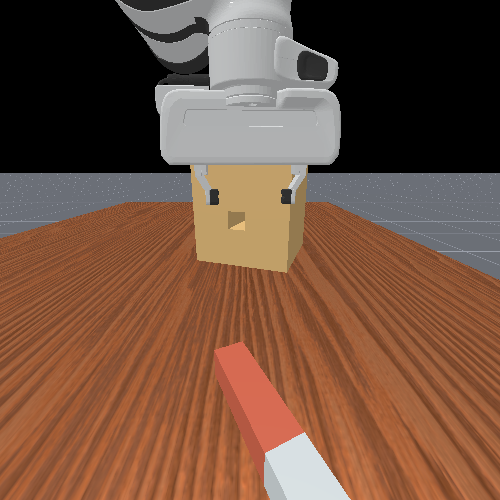
#> input picture data/paper_figures/PegInsertionSide-v1_seed0002/frames/head/frame_0001.png, 500 x 500 px, found by its file name
$ python PlaceSphere_image_roll_source.py
#> lines starting #> are read from the running program, lines starting #| are printed output that depends on the picture
"""Export the selected PlaceSphere frames as a compact paper-width filmstrip."""

from pathlib import Path

from PIL import Image, ImageDraw, ImageFont


ROOT = Path(__file__).resolve().parents[2]
FRAME_DIR = ROOT / "data" / "paper_figures" / "PlaceSphere-v1_seed0006" / "frames"
OUT = Path(__file__).with_name("PlaceSphere_image_roll.png")

STEPS = [1, 28, 36, 44, 79, 90, 99, 111, 112, 116]
WIDTH, HEIGHT = 2100, 320
MARGIN, GAP = 12, 8
IMAGE_TOP, IMAGE_HEIGHT = 70, 210
STRIP_TOP, STRIP_BOTTOM = 52, 299
FILM_GRAY = (151, 154, 158)


def build() -> None:
    canvas = Image.new("RGB", (WIDTH, HEIGHT), "white")
#> canvas: PIL image 2100x320 RGB; every value is 255
    draw = ImageDraw.Draw(canvas)
    font = ImageFont.truetype(r"C:\Windows\Fonts\arialbd.ttf", 23)

    draw.rectangle((MARGIN, STRIP_TOP, WIDTH - MARGIN - 1, STRIP_BOTTOM), fill=FILM_GRAY)

    hole_w, hole_h, hole_gap = 27, 12, 17
    x = MARGIN + 8
    while x + hole_w < WIDTH - MARGIN:
        draw.rectangle((x, STRIP_TOP + 4, x + hole_w, STRIP_TOP + 4 + hole_h), fill="white")
        draw.rectangle((x, STRIP_BOTTOM - 4 - hole_h, x + hole_w, STRIP_BOTTOM - 4), fill="white")
        x += hole_w + hole_gap
#> after the loop, x = 2088

    usable_width = WIDTH - 2 * MARGIN - GAP * (len(STEPS) - 1)
    thumb_width = usable_width // len(STEPS)
    remainder = usable_width - thumb_width * len(STEPS)
    x = MARGIN

    for index, step in enumerate(STEPS):
        width = thumb_width + (1 if index < remainder else 0)
        frame_path = FRAME_DIR / f"frame_{step:04d}.png"
        with Image.open(frame_path) as source:
#> source is the input picture: PIL image 500x500 RGB; mean R, G, B 115.6, 82.6, 64.1
            frame = source.convert("RGB").resize((width, IMAGE_HEIGHT), Image.Resampling.LANCZOS)
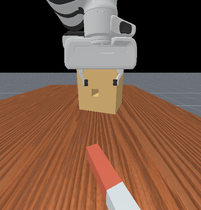
#> frame: PIL image 201x210 RGB; mean R, G, B 115.6, 82.6, 64.2
        canvas.paste(frame, (x, IMAGE_TOP))
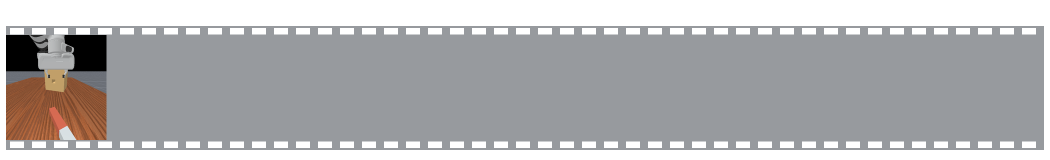
#> canvas: PIL image 2100x320 RGB (shown at 1/2 size); mean R, G, B 178.4, 178.3, 179.7
        draw.rectangle((x, IMAGE_TOP, x + width - 1, IMAGE_TOP + IMAGE_HEIGHT - 1), outline="white", width=3)

        label = f"Step {step:03d}"
        label_box = draw.textbbox((0, 0), label, font=font)
#> label_box = (0, 5, 104, 27)
        label_width = label_box[2] - label_box[0]
#> label_width = 104
        draw.text((x + (width - label_width) / 2, 13), label, fill=(24, 24, 24), font=font)
        x += width + GAP

    canvas.save(OUT, format="PNG", optimize=True, dpi=(300, 300))
    print(OUT)


if __name__ == "__main__":
#> (the run stopped early here; a loop or call above may not have finished)
